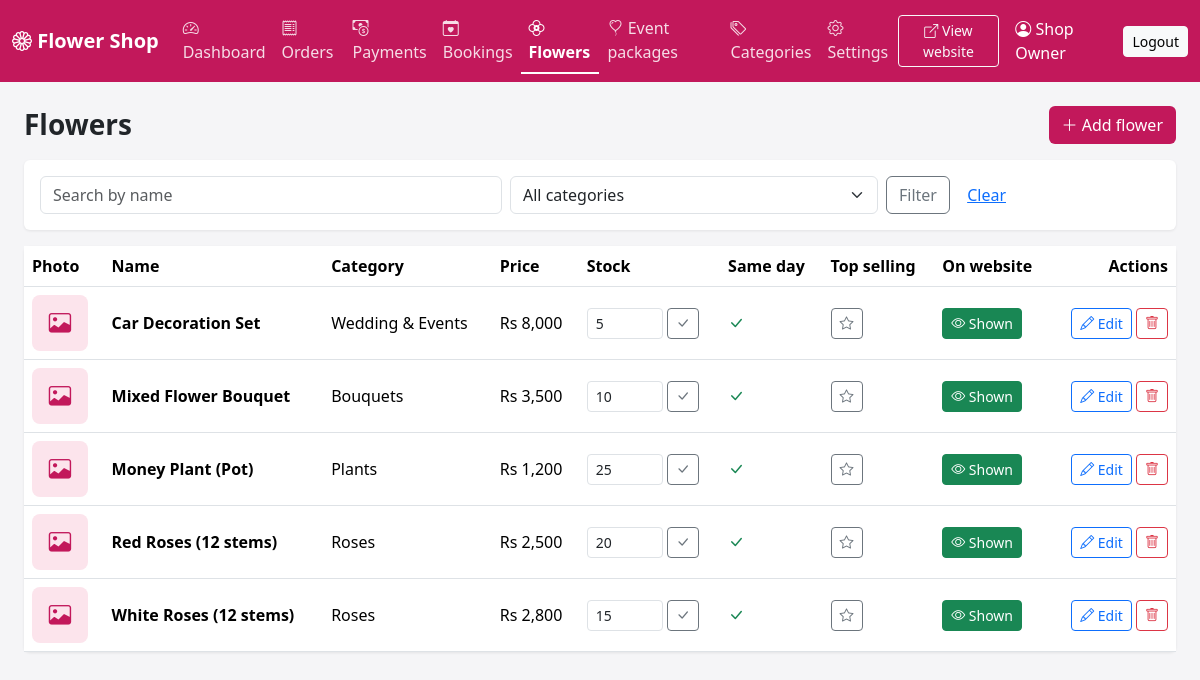
/admin/flowers.php (signed in), run on the app's committed database.
### tables this page shows
CREATE TABLE settings (
  setting_key   VARCHAR(60) PRIMARY KEY,
  setting_value VARCHAR(255) NOT NULL
);

CREATE TABLE flowers (
  id           INT AUTO_INCREMENT PRIMARY KEY,
  category_id  INT NULL,
  name         VARCHAR(120) NOT NULL,
  description  TEXT,
  price        DECIMAL(10,2) NOT NULL,            
  image        VARCHAR(255) NOT NULL,             
  stock        INT NOT NULL DEFAULT 0,
  same_day_available TINYINT(1) NOT NULL DEFAULT 1,  
  is_active    TINYINT(1) NOT NULL DEFAULT 1,     
  created_at   TIMESTAMP DEFAULT CURRENT_TIMESTAMP,
  old_price    DECIMAL(10,2) NULL,                
  is_featured  TINYINT(1) NOT NULL DEFAULT 0,     
  FOREIGN KEY (category_id) REFERENCES categories(id) ON DELETE SET NULL
);

CREATE TABLE categories (
  id         INT AUTO_INCREMENT PRIMARY KEY,
  name       VARCHAR(80) NOT NULL UNIQUE,
  is_active  TINYINT(1) NOT NULL DEFAULT 1,
  image      VARCHAR(255) NULL                   
);

### admin/_init.php (called while the page is built, shortened)
<?php
function e($value): string
{
    return htmlspecialchars((string) $value, ENT_QUOTES, 'UTF-8');
}
function rs($amount): string
{
    return 'Rs ' . number_format((float) $amount);
}
function require_admin(PDO $pdo): array
{
    $stmt = $pdo->prepare("SELECT id, name, email FROM admins WHERE id = ?");
    $stmt->execute([$_SESSION['admin_id']]);
    $admin = $stmt->fetch();
    return $admin;
}

### admin/flowers.php (the view, shortened to what this page needs)
<?php
require __DIR__ . '/_init.php';
$admin = require_admin($pdo);
$q   = trim($_GET['q'] ?? '');
$sql    = "SELECT f.*, c.name AS category_name FROM flowers f LEFT JOIN categories c ON c.id = f.category_id WHERE 1 = 1";
$params = [];
$sql .= " ORDER BY f.is_active DESC, f.name";
$stmt = $pdo->prepare($sql);
$stmt->execute($params);
$flowers = $stmt->fetchAll();
$active     = 'flowers';
require __DIR__ . '/_header.php';
?>
<div class="d-flex justify-content-between align-items-center mb-3">
  <h3 class="fw-bold mb-0">Flowers</h3>
  <a href="flower_edit.php" class="btn btn-pink"><i class="bi bi-plus-lg"></i> Add flower</a>
</div>
<form class="card card-body mb-3" method="get">
  <div class="row g-2">
    <div class="col-md-5"><input name="q" class="form-control" placeholder="Search by name" value="<?= e($q) ?>"></div>
    <div class="col-md-4">
      <select name="cat" class="form-select">
        <option value="0">All categories</option>
      </select>
    </div>
    <div class="col-md-3">
      <button class="btn btn-outline-secondary">Filter</button>
      <a href="flowers.php" class="btn btn-link">Clear</a>
    </div>
  </div>
</form>
<div class="card">
  <div class="table-responsive">
    <table class="table table-hover mb-0">
      <thead><tr><th>Photo</th><th>Name</th><th>Category</th><th>Price</th><th>Stock</th><th>Same day</th><th>Top selling</th><th>On website</th><th class="text-end">Actions</th></tr></thead>
      <tbody>
      <?php foreach ($flowers as $f): ?>
        <tr class="<?= $f['is_active'] ? '' : 'table-secondary text-muted' ?>">
          <td>
            <?php if (is_file(__DIR__ . '/../' . $f['image'])): ?>
              <img src="../<?= e($f['image']) ?>" class="thumb" alt="">
            <?php else: ?>
              <div class="thumb-ph" title="No photo yet"><i class="bi bi-image"></i></div>
            <?php endif; ?>
          </td>
          <td class="fw-semibold"><?= e($f['name']) ?></td>
          <td><?= e($f['category_name'] ?? '—') ?></td>
          <td><?= rs($f['price']) ?>
          </td>
          <td>
            <form method="post" class="d-flex gap-1 align-items-center">
              <input type="number" name="stock" min="0" max="100000" value="<?= (int) $f['stock'] ?>"
                     class="form-control form-control-sm <?= (int) $f['stock'] === 0 ? 'border-danger' : '' ?>" style="width:76px" aria-label="Stock">
              <button name="action" value="stock" class="btn btn-sm btn-outline-secondary" title="Save stock"><i class="bi bi-check-lg"></i></button>
            </form>
          </td>
          <td><?= $f['same_day_available'] ? '<i class="bi bi-check-lg text-success"></i>' : '—' ?></td>
          <td>
            <form method="post" class="d-inline">
              <button name="action" value="feature" class="btn btn-sm <?= !empty($f['is_featured']) ? 'btn-warning' : 'btn-outline-secondary' ?>"
                      title="<?= !empty($f['is_featured']) ? 'In Top selling on the home page, click to remove' : 'Click to show in Top selling on the home page' ?>">
                <i class="bi bi-star<?= !empty($f['is_featured']) ? '-fill' : '' ?>"></i>
              </button>
            </form>
          </td>
          <td>
            <form method="post" class="d-inline">
              <button name="action" value="toggle" class="btn btn-sm <?= $f['is_active'] ? 'btn-success' : 'btn-outline-secondary' ?>"
                      title="<?= $f['is_active'] ? 'Visible on the website, click to hide' : 'Hidden, click to show' ?>">
                <?= $f['is_active'] ? '<i class="bi bi-eye"></i> Shown' : '<i class="bi bi-eye-slash"></i> Hidden' ?>
              </button>
            </form>
          </td>
          <td class="text-end text-nowrap">
            <a href="flower_edit.php?id=<?= (int) $f['id'] ?>" class="btn btn-sm btn-outline-primary"><i class="bi bi-pencil"></i> Edit</a>
            <form method="post" class="d-inline" onsubmit="return confirm('Delete <?= e(addslashes($f['name'])) ?>?')">
              <button name="action" value="delete" class="btn btn-sm btn-outline-danger"><i class="bi bi-trash"></i></button>
            </form>
          </td>
        </tr>
      <?php endforeach; ?>
      </tbody>
    </table>
  </div>
</div>
<?php require __DIR__ . '/_footer.php'; ?>

### admin/_header.php (shortened to what this page needs)
<?php
$count_pending  = (int) $pdo->query("SELECT COUNT(*) FROM orders WHERE order_status = 'pending'")->fetchColumn();
$count_payments = (int) $pdo->query("SELECT COUNT(*) FROM orders WHERE payment_status = 'submitted' AND order_status <> 'cancelled'")->fetchColumn();
$count_bookings = (int) $pdo->query("SELECT COUNT(*) FROM event_bookings WHERE status = 'new'")->fetchColumn();
$shop_name      = $pdo->query("SELECT setting_value FROM settings WHERE setting_key = 'shop_name'")->fetchColumn() ?: 'Flower Shop';
function nav_item(string $key, string $href, string $icon, string $label, string $active, int $count = 0): string
{
    $cls   = $key === $active ? 'nav-link active' : 'nav-link';
    $badge = $count > 0 ? ' <span class="badge rounded-pill text-bg-light">' . $count . '</span>' : '';
    return '<li class="nav-item"><a class="' . $cls . '" href="' . $href . '"><i class="bi bi-' . $icon . '"></i> '
         . $label . $badge . '</a></li>';
}
?>
<!DOCTYPE html>
<html lang="en">
<head>
  <link href="https://cdn.jsdelivr.net/npm/bootstrap@5.3.3/dist/css/bootstrap.min.css" rel="stylesheet">
  <link href="https://cdn.jsdelivr.net/npm/bootstrap-icons@1.11.3/font/bootstrap-icons.min.css" rel="stylesheet">
</head>
<body>
<nav class="navbar navbar-expand-xl navbar-dark mb-4">
  <div class="container-fluid">
    <a class="navbar-brand fw-bold" href="index.php"><i class="bi bi-flower1"></i> <?= e($shop_name) ?></a>
    <div class="collapse navbar-collapse" id="menu">
      <ul class="navbar-nav me-auto">
        <?= nav_item('dashboard', 'index.php', 'speedometer2', 'Dashboard', $active ?? '') ?>
        <?= nav_item('orders', 'orders.php', 'receipt', 'Orders', $active ?? '', $count_pending) ?>
        <?= nav_item('payments', 'orders.php?payment=submitted', 'cash-coin', 'Payments', $active ?? '', $count_payments) ?>
        <?= nav_item('bookings', 'bookings.php', 'calendar-heart', 'Bookings', $active ?? '', $count_bookings) ?>
        <?= nav_item('flowers', 'flowers.php', 'flower2', 'Flowers', $active ?? '') ?>
        <?= nav_item('events', 'events.php', 'balloon-heart', 'Event packages', $active ?? '') ?>
        <?= nav_item('categories', 'categories.php', 'tags', 'Categories', $active ?? '') ?>
        <?= nav_item('settings', 'settings.php', 'gear', 'Settings', $active ?? '') ?>
      </ul>
      <a href="../" target="_blank" class="btn btn-sm btn-outline-light me-3"><i class="bi bi-box-arrow-up-right"></i> View website</a>
      <span class="navbar-text text-white me-3"><i class="bi bi-person-circle"></i> <?= e($admin['name']) ?></span>
      <a href="logout.php" class="btn btn-sm btn-light">Logout</a>
    </div>
  </div>
</nav>
<main class="container-fluid px-4 pb-5">

### admin/_header.php (style rules this page uses)
body { background: #f5f5f7; }
.navbar { background: #c2185b; }
.navbar .nav-link { color: rgba(255,255,255,.85); }
.navbar .nav-link.active, .navbar .nav-link:hover { color: #fff; }
.navbar .nav-link.active { font-weight: 600; border-bottom: 2px solid #fff; }
.card { border: 0; box-shadow: 0 1px 3px rgba(0,0,0,.08); }
.thumb-ph { width: 56px; height: 56px; border-radius: 8px; background: #fce4ec; color: #c2185b; display: flex; align-items: center; justify-content: center; font-size: 1.4rem; }
.btn-pink { background: #c2185b; color: #fff; }
.table td, .table th { vertical-align: middle; }

### data on the page
settings: setting_value "Flower Shop"
flowers: name "Car Decoration Set", category.name "Wedding & Events", price "Rs 8,000", stock "5", same_day_available 1 (drawn), is_featured 0 (drawn), is_active 1 (drawn)
flowers: name "Mixed Flower Bouquet", category.name "Bouquets", price "Rs 3,500", stock "10", same_day_available 1 (drawn), is_featured 0 (drawn), is_active 1 (drawn)
flowers: name "Money Plant (Pot)", category.name "Plants", price "Rs 1,200", stock "25", same_day_available 1 (drawn), is_featured 0 (drawn), is_active 1 (drawn)
flowers: name "Red Roses (12 stems)", category.name "Roses", price "Rs 2,500", stock "20", same_day_available 1 (drawn), is_featured 0 (drawn), is_active 1 (drawn)
flowers: name "White Roses (12 stems)", category.name "Roses", price "Rs 2,800", stock "15", same_day_available 1 (drawn), is_featured 0 (drawn), is_active 1 (drawn)

### other printed values
$label "Dashboard Orders Payments Bookings Flowers Event packages Categories Settings"
$admin['name'] "Shop Owner"
